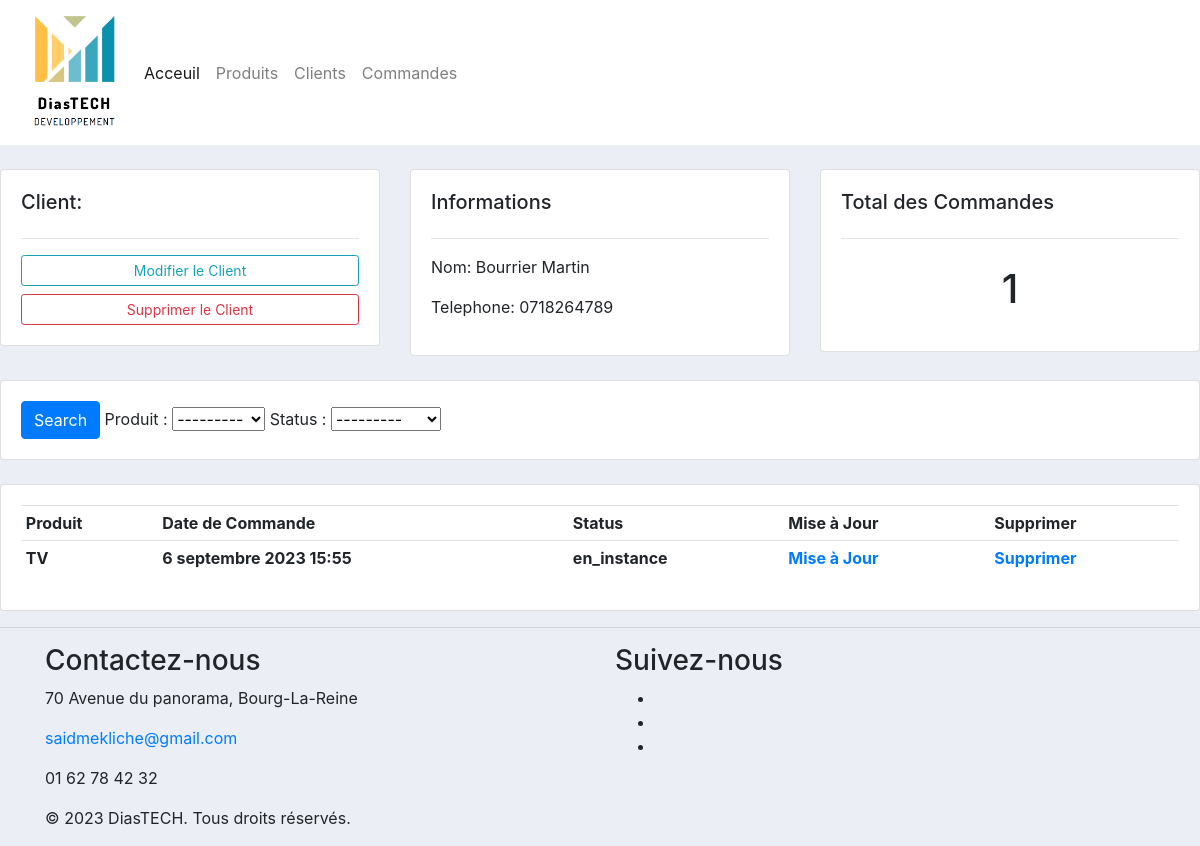
The page /client//4 on the database its author committed.
### client/models.py (models this page shows, shortened)
class Client(models.Model):
    nom = models.CharField(max_length=200, null=True)
    telephone = models.CharField(max_length=200, null=True)
    date_creation = models.DateTimeField(auto_now_add=True)

### commande/models.py (models this page shows)
class Commande(models.Model):
    STATUS = (
        ('en_instance', 'En instance'),
        ('non livré', 'non livré'),
        ('livré', 'livré')
    )
    client = models.ForeignKey(Client, null= True, on_delete=models.SET_NULL)
    produit = models.ForeignKey(Produit, null= True, on_delete=models.SET_NULL)
    status = models.CharField(max_length=200, choices=STATUS)
    date_creation = models.DateTimeField(auto_now_add=True)

### produit/models.py (models this page shows)
class Produit(models.Model):
    nom = models.CharField(max_length=200, null=True)
    prix = models.FloatField(null=True)
    date_creation = models.DateTimeField(auto_now_add=True)
    tag= models.ManyToManyField(Tag)
    def __str__(self):
        return self.nom

### client/views.py (the view)
# urls.py: path('/<str:pk>',views.list_client, name='client'),
def list_client(request,pk):
    client = Client.objects.get(id=pk)
    commande=client.commande_set.all()
    commande_total=commande.count()
    myFilter=CommandeFiltre(request.GET,queryset= commande)
    commande=myFilter.qs
    context={'client' : client,'commande': commande,'commande_total':commande_total,'myFilter': myFilter}
    return render(request,'client/list_client.html', context)

### templates/client/list_client.html
{% extends 'main.html' %}
{% block contenu %}
<br>
<div class="row">
	<div class="col-md">
		<div class="card card-body">
			<h5>Client:</h5>
			<hr>
			<a class="btn btn-outline-info  btn-sm btn-block" href="">Modifier le Client</a>
			<a class="btn btn-outline-danger  btn-sm btn-block" href="">Supprimer le Client</a>
		</div>
	</div>
	<div class="col-md">
		<div class="card card-body">
			<h5>Informations</h5>
			<hr>
			<p>Nom: {{client.nom}} </p>
			<p>Telephone: {{client.telephone}}</p>
		</div>
	</div>
	<div class="col-md">
		<div class="card card-body">
			<h5>Total des Commandes</h5>
			<hr>
			<h1 style="text-align: center;padding: 10px">{{commande_total}}</h1>
		</div>
	</div>
</div>
<br>
<div class="row">
	<div class="col">
		<div class="card card-body">
			<form method="get">
		    <button class="btn btn-primary" type="submit">Search</button>
				{{myFilter.form}}
		  </form>
		</div>
	</div>
</div>
<br>
<div class="row">
	<div class="col-md">
		<div class="card card-body">
			<table class="table table-sm">
				<tr>
					<th>Produit</th>
					<th>Date de Commande</th>
					<th>Status</th>
					<th>Mise à Jour</th>
					<th>Supprimer</th>
				</tr>
				{%  for commande in commande %}
				<tr>
				<th>{{commande.produit}}</th>
					<th>{{commande.date_creation}}</th>
					<th>{{commande.status}}</th>
					<th><a href="">Mise à Jour</a></th>
					<th><a href="">Supprimer</a></th>
				</tr>
                {% endfor %}
			</table>
		</div>
	</div>
</div>
{% endblock %}

### static/css/main.css (style rules this page uses)
body { background-color: #ebeff5; }

### rows shown on the page
Client: nom "Bourrier Martin", telephone "0718264789"
Commande: produit "TV", date_creation "6 septembre 2023 15:55", status "en_instance"

### other values the page prints
{{ commande_total }} "1"
